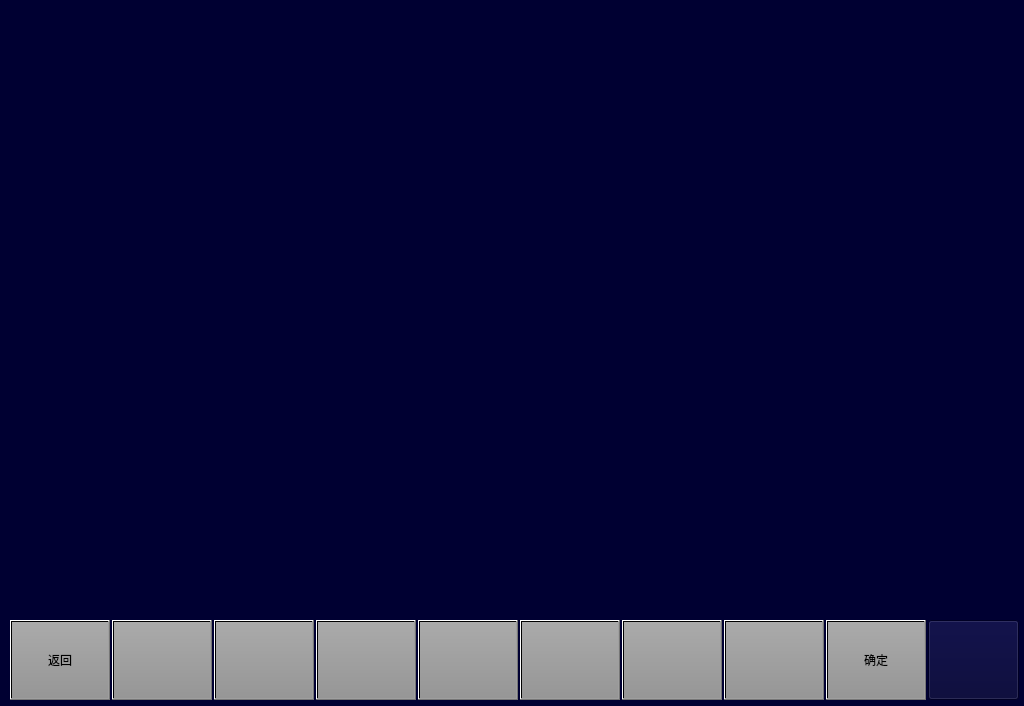
<?xml version="1.0" encoding="UTF-8"?>
<ui version="4.0">
 <class>VehicleMTHistoryFaultPage</class>
 <widget class="QWidget" name="VehicleMTHistoryFaultPage">
  <property name="geometry">
   <rect>
    <x>0</x>
    <y>0</y>
    <width>1024</width>
    <height>706</height>
   </rect>
  </property>
  <property name="windowTitle">
   <string>Form</string>
  </property>
  <property name="styleSheet">
   <string notr="true">background-color: rgb(0, 0, 50);</string>
  </property>
  <widget class="QPushButton" name="BTN9">
   <property name="geometry">
    <rect>
     <x>826</x>
     <y>620</y>
     <width>100</width>
     <height>80</height>
    </rect>
   </property>
   <property name="focusPolicy">
    <enum>Qt::NoFocus</enum>
   </property>
   <property name="styleSheet">
    <string notr="true">	font: 20px, &quot;微软雅黑&quot;;
    color: black;
	transparent;background:qlineargradient(spread:pad,x1:0,y1:0,x2:0,y2:1,stop:0 rgba(170,170,170,255),stop:1 rgba(150,150,150,255));
</string>
   </property>
   <property name="text">
    <string>确定</string>
   </property>
  </widget>
  <widget class="QPushButton" name="BTN5">
   <property name="geometry">
    <rect>
     <x>418</x>
     <y>620</y>
     <width>100</width>
     <height>80</height>
    </rect>
   </property>
   <property name="focusPolicy">
    <enum>Qt::NoFocus</enum>
   </property>
   <property name="styleSheet">
    <string notr="true">	font: 20px, &quot;微软雅黑&quot;;
    color: black;
	transparent;background:qlineargradient(spread:pad,x1:0,y1:0,x2:0,y2:1,stop:0 rgba(170,170,170,255),stop:1 rgba(150,150,150,255));
</string>
   </property>
   <property name="text">
    <string/>
   </property>
  </widget>
  <widget class="QPushButton" name="BTN8">
   <property name="geometry">
    <rect>
     <x>724</x>
     <y>620</y>
     <width>100</width>
     <height>80</height>
    </rect>
   </property>
   <property name="focusPolicy">
    <enum>Qt::NoFocus</enum>
   </property>
   <property name="styleSheet">
    <string notr="true">	font: 20px, &quot;微软雅黑&quot;;
    color: black;
	transparent;background:qlineargradient(spread:pad,x1:0,y1:0,x2:0,y2:1,stop:0 rgba(170,170,170,255),stop:1 rgba(150,150,150,255));
</string>
   </property>
   <property name="text">
    <string/>
   </property>
  </widget>
  <widget class="QPushButton" name="BTNHome">
   <property name="geometry">
    <rect>
     <x>928</x>
     <y>620</y>
     <width>91</width>
     <height>80</height>
    </rect>
   </property>
   <property name="focusPolicy">
    <enum>Qt::NoFocus</enum>
   </property>
   <property name="styleSheet">
    <string notr="true">border-image: url(:/images/image/Home.png);</string>
   </property>
   <property name="text">
    <string/>
   </property>
  </widget>
  <widget class="QPushButton" name="BTN2">
   <property name="geometry">
    <rect>
     <x>112</x>
     <y>620</y>
     <width>100</width>
     <height>80</height>
    </rect>
   </property>
   <property name="focusPolicy">
    <enum>Qt::NoFocus</enum>
   </property>
   <property name="styleSheet">
    <string notr="true">font: 20px, &quot;微软雅黑&quot;;color: black;transparent;background:qlineargradient(spread:pad,x1:0,y1:0,x2:0,y2:1,stop:0 rgba(170,170,170,255),stop:1 rgba(150,150,150,255));</string>
   </property>
   <property name="text">
    <string/>
   </property>
  </widget>
  <widget class="QPushButton" name="BTN6">
   <property name="geometry">
    <rect>
     <x>520</x>
     <y>620</y>
     <width>100</width>
     <height>80</height>
    </rect>
   </property>
   <property name="focusPolicy">
    <enum>Qt::NoFocus</enum>
   </property>
   <property name="styleSheet">
    <string notr="true">	font: 20px, &quot;微软雅黑&quot;;
    color: black;
	transparent;background:qlineargradient(spread:pad,x1:0,y1:0,x2:0,y2:1,stop:0 rgba(170,170,170,255),stop:1 rgba(150,150,150,255));
</string>
   </property>
   <property name="text">
    <string/>
   </property>
  </widget>
  <widget class="QPushButton" name="BTN1">
   <property name="geometry">
    <rect>
     <x>10</x>
     <y>620</y>
     <width>100</width>
     <height>80</height>
    </rect>
   </property>
   <property name="focusPolicy">
    <enum>Qt::NoFocus</enum>
   </property>
   <property name="styleSheet">
    <string notr="true">font: 20px, &quot;微软雅黑&quot;;color: black;transparent;background:qlineargradient(spread:pad,x1:0,y1:0,x2:0,y2:1,stop:0 rgba(170,170,170,255),stop:1 rgba(150,150,150,255));</string>
   </property>
   <property name="text">
    <string>返回</string>
   </property>
  </widget>
  <widget class="QPushButton" name="BTN3">
   <property name="geometry">
    <rect>
     <x>214</x>
     <y>620</y>
     <width>100</width>
     <height>80</height>
    </rect>
   </property>
   <property name="focusPolicy">
    <enum>Qt::NoFocus</enum>
   </property>
   <property name="styleSheet">
    <string notr="true">	font: 20px, &quot;微软雅黑&quot;;
    color: black;
	transparent;background:qlineargradient(spread:pad,x1:0,y1:0,x2:0,y2:1,stop:0 rgba(170,170,170,255),stop:1 rgba(150,150,150,255));
</string>
   </property>
   <property name="text">
    <string/>
   </property>
  </widget>
  <widget class="QPushButton" name="BTN7">
   <property name="geometry">
    <rect>
     <x>622</x>
     <y>620</y>
     <width>100</width>
     <height>80</height>
    </rect>
   </property>
   <property name="focusPolicy">
    <enum>Qt::NoFocus</enum>
   </property>
   <property name="styleSheet">
    <string notr="true">	font: 20px, &quot;微软雅黑&quot;;
    color: black;
	transparent;background:qlineargradient(spread:pad,x1:0,y1:0,x2:0,y2:1,stop:0 rgba(170,170,170,255),stop:1 rgba(150,150,150,255));
</string>
   </property>
   <property name="text">
    <string/>
   </property>
  </widget>
  <widget class="QPushButton" name="BTN4">
   <property name="geometry">
    <rect>
     <x>316</x>
     <y>620</y>
     <width>100</width>
     <height>80</height>
    </rect>
   </property>
   <property name="focusPolicy">
    <enum>Qt::NoFocus</enum>
   </property>
   <property name="styleSheet">
    <string notr="true">	font: 20px, &quot;微软雅黑&quot;;
    color: black;
	transparent;background:qlineargradient(spread:pad,x1:0,y1:0,x2:0,y2:1,stop:0 rgba(170,170,170,255),stop:1 rgba(150,150,150,255));
</string>
   </property>
   <property name="text">
    <string/>
   </property>
  </widget>
 </widget>
 <resources/>
 <connections/>
</ui>
